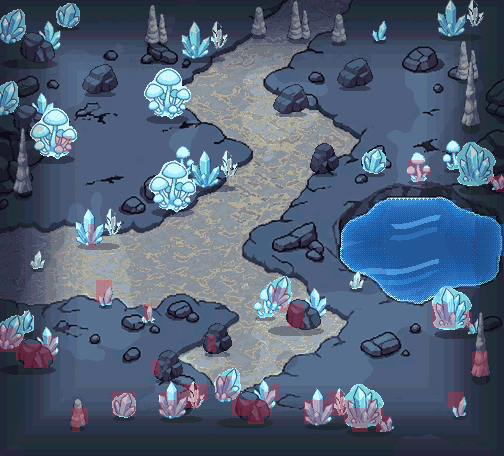

This game map was drawn from its Tiled (.tmx) file and the tilesets committed beside it. A one-line description and the full map source follow:
An orthogonal 63x57 tile map with 8x8 px tiles, 1 tile layer (collision_8px), 1 image layer.

<map version="1.10" tiledversion="1.10.2" orientation="orthogonal" renderorder="right-down" width="63" height="57" tilewidth="8" tileheight="8" infinite="0" nextlayerid="4" nextobjectid="1">
 <properties>
  <property name="moteur" value="RogueEssence / PMDO" />
  <property name="case_lecture_px" type="int" value="24" />
  <property name="viewport" value="320x240" />
 </properties>
 <tileset firstgid="1" source="brosse_collision.tsx" />
 <imagelayer id="1" name="fond">
  <image source="fond.png" width="504" height="456" />
 </imagelayer>
 <layer id="2" name="collision_8px" width="63" height="57" opacity="0.55">
  <data encoding="csv">
1,1,1,1,1,1,1,1,1,1,1,1,1,1,1,1,1,1,1,1,1,1,1,1,1,1,1,1,1,1,1,1,1,1,1,1,1,1,1,1,1,1,1,1,1,1,1,1,1,1,1,1,1,1,1,1,1,1,1,1,1,1,1,
1,1,1,1,1,1,1,1,1,1,1,1,1,1,1,1,1,1,1,1,1,1,1,1,1,1,1,1,1,1,1,1,1,1,1,1,1,1,1,1,1,1,1,1,1,1,1,1,1,1,1,1,1,1,1,1,1,1,1,1,1,1,1,
1,1,1,1,1,1,1,1,1,1,1,1,1,1,1,1,1,1,1,1,1,1,1,1,1,1,1,1,1,1,1,1,1,1,1,1,1,1,1,1,1,1,1,1,1,1,1,1,1,1,1,1,1,1,1,1,1,1,1,1,1,1,1,
1,1,1,1,1,1,1,1,1,1,1,1,1,1,1,1,1,1,1,1,1,1,1,1,1,1,1,1,1,1,1,1,1,1,1,1,1,1,1,1,1,1,1,1,1,1,1,1,1,1,1,1,1,1,1,1,1,1,1,1,1,1,1,
1,1,1,1,1,1,1,1,1,1,1,1,1,1,1,1,1,1,1,1,1,1,1,1,1,1,1,1,1,1,1,1,1,1,1,1,1,1,1,1,1,1,1,1,1,1,1,1,1,1,1,1,1,1,1,1,1,1,1,1,1,1,1,
1,1,1,1,1,1,1,1,1,1,1,1,1,1,1,1,1,1,1,1,1,1,1,1,1,1,1,1,1,1,1,1,1,1,1,1,1,1,1,1,1,1,1,1,1,1,1,1,1,1,1,1,1,1,1,1,1,1,1,1,1,1,1,
1,1,1,1,1,1,1,1,1,1,1,1,1,1,1,1,1,1,1,1,1,1,1,1,1,1,1,1,1,1,1,1,1,1,1,1,1,1,1,1,1,1,1,1,1,1,1,1,1,1,1,1,1,1,1,1,1,1,1,1,1,1,1,
1,1,1,1,1,1,1,1,1,1,1,1,1,1,1,1,1,1,1,1,1,1,1,1,1,1,1,1,1,1,1,1,1,1,1,1,1,1,1,1,1,1,1,1,1,1,1,1,1,1,1,1,1,1,1,1,1,1,1,1,1,1,1,
1,1,1,1,1,1,1,1,1,1,1,1,1,1,1,1,1,1,1,1,1,1,1,1,1,1,1,1,1,1,1,1,1,1,1,1,1,1,1,1,1,1,1,1,1,1,1,1,1,1,1,1,1,1,1,1,1,1,1,1,1,1,1,
1,1,1,1,1,1,1,1,1,1,1,1,1,1,1,1,1,1,1,1,1,1,1,1,1,1,1,1,1,1,1,1,1,1,1,1,1,1,1,1,1,1,1,1,1,1,1,1,1,1,1,1,1,1,1,1,1,1,1,1,1,1,1,
1,1,1,1,1,1,1,1,1,1,1,1,1,1,1,1,1,1,1,1,1,1,1,1,1,1,1,1,1,1,1,1,1,1,1,1,1,1,1,1,1,1,1,1,1,1,1,1,1,1,1,1,1,1,1,1,1,1,1,1,1,1,1,
1,1,1,1,1,1,1,1,1,1,1,1,1,1,1,1,1,1,1,1,1,1,1,1,1,1,1,1,1,1,1,1,1,1,1,1,1,1,1,1,1,1,1,1,1,1,1,1,1,1,1,1,1,1,1,1,1,1,1,1,1,1,1,
1,1,1,1,1,1,1,1,1,1,1,1,1,1,1,1,1,1,1,1,1,1,1,1,1,1,1,1,1,1,1,1,1,1,1,1,1,1,1,1,1,1,1,1,1,1,1,1,1,1,1,1,1,1,1,1,1,1,1,1,1,1,1,
1,1,1,1,1,1,1,1,1,1,1,1,1,1,1,1,1,1,1,1,1,1,1,1,1,1,1,1,1,1,1,1,1,1,1,1,1,1,1,1,1,1,1,1,1,1,1,1,1,1,1,1,1,1,1,1,1,1,1,1,1,1,1,
1,1,1,1,1,1,1,1,1,1,1,1,1,1,1,1,1,1,1,1,1,1,1,1,1,1,1,1,1,1,1,1,1,1,1,1,1,1,1,1,1,1,1,1,1,1,1,1,1,1,1,1,1,1,1,1,1,1,1,1,1,1,1,
1,1,1,1,1,1,1,1,1,1,1,1,1,1,1,1,1,1,1,1,1,1,1,1,1,1,1,1,1,1,1,1,1,1,1,1,1,1,1,1,1,1,1,1,1,1,1,1,1,1,1,1,1,1,1,1,1,1,1,1,1,1,1,
1,1,1,1,1,1,1,1,1,1,1,1,1,1,1,1,1,1,1,1,1,1,1,1,1,1,1,1,1,1,1,1,1,1,1,1,1,1,1,1,1,1,1,1,1,1,1,1,1,1,1,1,1,1,1,1,1,1,1,1,1,1,1,
1,1,1,1,1,1,1,2,2,1,1,1,1,1,1,1,1,1,1,1,1,1,1,1,1,1,1,1,1,1,1,1,1,1,1,1,1,1,1,1,1,1,1,1,1,1,1,1,1,1,1,1,1,1,1,1,1,1,1,1,1,1,1,
1,1,1,1,1,1,1,2,2,1,1,1,1,1,1,1,1,1,1,1,1,1,1,1,1,1,1,1,1,1,1,1,1,1,1,1,1,1,1,1,1,1,1,1,1,1,1,1,1,1,1,1,1,1,1,1,1,1,1,1,1,1,1,
1,1,1,1,1,1,1,1,1,1,1,1,1,1,1,1,1,1,1,1,1,1,1,1,1,1,1,1,1,1,1,1,1,1,1,1,1,1,1,1,1,1,1,1,1,1,1,1,1,1,1,1,1,1,1,1,1,1,1,1,1,1,1,
1,1,1,1,1,1,1,1,1,1,1,1,1,1,1,1,1,1,1,1,1,1,1,1,1,1,1,1,1,1,1,1,1,1,1,1,1,1,1,1,1,1,1,1,1,1,1,1,1,1,1,2,2,1,1,1,1,1,1,1,1,1,1,
1,1,1,1,1,1,1,1,1,1,1,1,1,1,1,1,1,1,1,1,1,1,1,1,1,1,1,1,1,1,1,1,1,1,1,1,1,1,1,1,1,1,1,1,1,1,1,1,1,1,1,2,2,2,1,1,1,1,1,1,1,1,1,
1,1,1,1,1,1,1,1,1,1,1,1,1,1,1,1,1,1,1,1,1,1,1,1,1,1,1,1,1,1,1,1,1,1,1,1,1,1,1,1,1,1,1,1,1,1,1,1,1,1,1,1,2,1,1,1,1,1,1,1,1,2,2,
1,1,1,1,1,1,1,1,1,1,1,1,1,1,1,1,1,1,1,1,1,1,1,1,1,1,1,1,1,1,1,1,1,1,1,1,1,1,1,1,1,1,1,1,1,1,1,1,1,1,1,1,1,1,1,1,1,1,1,1,1,1,2,
1,1,1,1,1,1,1,1,1,1,1,1,1,1,1,1,1,1,1,1,1,1,1,1,1,1,1,1,1,1,1,1,1,1,1,1,1,1,1,1,1,1,1,1,1,1,1,1,1,1,1,1,1,1,1,1,1,1,1,1,1,1,1,
1,1,1,1,1,1,1,1,1,1,1,1,1,1,1,1,1,1,1,1,1,1,1,1,1,1,1,1,1,1,1,1,1,1,1,1,1,1,1,1,1,1,1,1,1,1,1,3,3,3,3,3,3,3,3,3,3,1,1,1,1,1,1,
1,1,1,1,1,1,1,1,1,1,1,1,1,1,1,1,1,1,1,1,1,1,1,1,1,1,1,1,1,1,1,1,1,1,1,1,1,1,1,1,1,1,1,1,1,1,3,3,3,3,3,3,3,3,3,3,3,3,3,1,1,1,1,
1,1,1,1,1,1,1,1,1,1,1,1,1,1,1,1,1,1,1,1,1,1,1,1,1,1,1,1,1,1,1,1,1,1,1,1,1,1,1,1,1,1,1,1,3,3,3,3,3,3,3,3,3,3,3,3,3,3,3,3,3,3,1,
1,1,1,1,1,1,1,1,1,1,1,2,1,1,1,1,1,1,1,1,1,1,1,1,1,1,1,1,1,1,1,1,1,1,1,1,1,1,1,1,1,1,1,3,3,3,3,3,3,3,3,3,3,3,3,3,3,3,3,3,3,3,3,
1,1,1,1,1,1,1,1,1,1,1,2,1,1,1,1,1,1,1,1,1,1,1,1,1,1,1,1,1,1,1,1,1,1,1,1,1,1,1,1,1,1,1,3,3,3,3,3,3,3,3,3,3,3,3,3,3,3,3,3,3,3,3,
1,1,1,1,1,1,1,1,1,1,1,2,1,1,1,1,1,1,1,1,1,1,1,1,1,1,1,1,1,1,1,1,1,1,1,1,1,1,1,1,1,1,1,3,3,3,3,3,3,3,3,3,3,3,3,3,3,3,3,3,3,3,3,
1,1,1,1,1,1,1,1,1,1,1,1,1,1,1,1,1,1,1,1,1,1,1,1,1,1,1,1,1,1,1,1,1,1,1,1,1,1,1,1,1,1,1,3,3,3,3,3,3,3,3,3,3,3,3,3,3,3,3,3,3,3,3,
1,1,1,1,1,1,1,1,1,1,1,1,1,1,1,1,1,1,1,1,1,1,1,1,1,1,1,1,1,1,1,1,1,1,1,1,1,1,1,1,1,1,1,3,3,3,3,3,3,3,3,3,3,3,3,3,3,3,3,3,3,3,1,
1,1,1,1,1,1,1,1,1,1,1,1,1,1,1,1,1,1,1,1,1,1,1,1,1,1,1,1,1,1,1,1,1,1,1,1,1,1,1,1,1,1,1,1,3,3,3,3,3,3,3,3,3,3,3,3,3,3,3,3,3,3,1,
1,1,1,1,1,1,1,1,1,1,1,1,1,1,1,1,1,1,1,1,1,1,1,1,1,1,1,1,1,1,1,1,1,1,1,1,1,1,1,1,1,1,1,1,1,1,3,3,3,3,3,3,3,3,3,3,3,3,3,3,3,3,1,
1,1,1,1,1,1,1,1,1,1,1,1,2,2,1,1,1,1,1,1,1,1,1,1,1,1,1,1,1,1,1,1,1,1,1,1,1,1,1,1,1,1,1,1,1,1,1,3,3,3,3,3,3,3,3,3,3,3,3,3,1,1,1,
1,1,1,1,1,1,1,1,1,1,1,1,2,2,1,1,1,1,1,1,1,1,1,1,1,1,1,1,1,1,1,1,1,1,2,2,1,1,1,1,1,1,1,1,1,1,1,1,3,3,3,3,3,3,3,1,1,1,1,1,1,1,1,
1,1,1,1,1,1,1,1,1,1,1,1,2,2,1,1,1,1,1,1,1,1,1,1,1,1,1,1,1,1,1,1,1,1,2,2,1,1,1,1,1,1,1,1,1,1,1,1,1,1,3,3,3,1,1,1,1,1,1,1,1,1,1,
1,1,1,1,1,1,1,1,1,1,1,1,1,1,1,1,1,1,2,1,1,1,1,1,1,1,1,1,1,1,1,1,1,1,1,2,2,2,1,1,1,1,1,1,1,1,1,1,1,1,1,1,1,1,2,2,1,1,1,1,1,1,1,
1,1,1,1,1,1,1,1,1,1,1,1,1,1,1,1,1,1,2,1,1,1,1,1,1,1,1,1,1,1,1,1,1,1,1,1,2,2,1,1,1,1,1,1,1,1,1,1,1,1,1,1,1,1,2,2,2,1,2,1,1,1,1,
1,1,1,1,1,1,1,1,1,1,1,1,1,1,1,1,1,1,1,1,1,1,1,1,1,1,1,1,1,1,1,1,1,1,1,1,2,2,1,1,1,1,1,1,1,1,1,1,1,1,1,1,1,1,2,2,2,1,2,1,1,1,1,
2,2,1,1,1,1,1,1,1,1,1,1,1,1,1,1,1,1,1,1,1,1,1,1,1,1,1,1,1,1,1,1,1,1,1,1,1,1,1,1,1,1,1,1,1,1,1,1,1,1,1,1,1,1,1,1,1,1,1,1,1,1,1,
2,2,2,1,1,1,2,1,1,1,1,1,1,1,1,1,1,1,1,1,1,1,1,1,1,1,2,1,1,1,1,1,1,1,1,1,1,1,1,1,1,1,1,1,1,1,1,1,1,1,1,1,1,1,1,1,1,1,1,1,1,1,1,
2,2,2,2,2,2,2,1,1,1,1,1,1,1,1,1,1,1,1,1,1,1,1,1,1,1,2,1,1,1,1,1,1,1,1,1,1,1,1,1,1,1,1,1,1,1,1,1,1,1,1,1,1,1,1,1,1,1,1,1,1,1,1,
1,1,2,2,2,2,2,1,1,1,1,1,1,1,1,1,1,1,1,1,1,1,1,1,1,1,1,1,1,1,1,1,1,1,1,1,1,1,1,1,1,1,1,1,1,1,1,1,1,1,1,1,1,1,1,1,1,1,1,2,2,1,1,
1,1,1,2,2,2,1,1,1,1,1,1,1,1,1,1,1,1,1,2,1,1,1,1,1,1,1,1,1,1,1,1,1,1,1,1,1,1,1,1,1,1,1,1,1,1,1,1,1,1,1,1,1,1,1,1,1,1,1,2,2,1,1,
1,1,1,1,1,1,1,1,1,1,1,1,1,1,1,1,1,1,1,2,1,1,1,1,1,1,1,1,1,1,1,1,1,1,1,1,1,1,1,1,1,1,1,1,1,1,1,1,1,1,1,1,1,1,1,1,1,1,1,2,2,1,1,
1,1,1,1,1,1,1,1,1,1,1,1,1,1,1,1,1,1,1,1,1,1,1,1,1,1,1,2,2,1,1,1,1,1,1,1,1,1,1,1,1,1,1,1,1,1,1,1,1,1,1,1,1,1,1,1,1,1,1,1,1,1,1,
1,1,1,1,1,1,1,1,1,1,1,1,1,1,1,1,1,1,1,1,1,1,1,2,2,2,1,2,2,1,1,1,1,1,2,1,1,1,1,1,1,1,1,1,1,1,1,1,1,1,1,1,1,1,1,1,1,1,1,1,1,1,1,
1,1,1,1,1,1,1,1,1,1,1,1,1,1,2,2,2,1,1,1,2,1,2,2,2,2,1,2,2,2,1,1,1,2,2,1,1,1,1,1,1,2,2,1,1,1,1,1,1,1,1,1,1,1,1,1,2,2,1,1,1,1,1,
1,1,1,1,1,1,1,1,1,1,1,1,1,1,2,2,2,1,1,1,2,2,2,2,2,1,1,1,1,2,2,2,2,2,1,1,1,1,2,2,2,2,2,2,1,1,2,1,1,1,1,1,1,1,1,1,2,2,1,1,1,1,1,
1,1,1,1,1,1,1,1,1,2,2,1,1,1,2,2,2,1,1,1,2,2,2,1,1,1,1,1,1,2,2,2,2,2,1,1,1,1,2,2,2,2,2,2,2,2,2,2,1,1,1,1,1,1,1,1,1,2,1,1,1,1,1,
1,1,1,1,1,1,1,1,1,2,2,1,1,1,1,1,1,1,1,1,1,1,1,1,1,1,1,1,1,1,1,2,2,1,1,1,1,1,2,2,2,1,1,2,2,2,2,2,2,1,1,1,1,1,1,1,1,1,1,1,1,1,1,
1,1,1,1,1,1,1,1,1,2,1,1,1,1,1,1,1,1,1,1,1,1,1,1,1,1,1,1,1,1,1,1,1,1,1,1,1,1,1,1,1,1,1,1,2,2,1,2,2,1,1,1,1,1,1,1,1,1,1,1,1,1,1,
1,1,1,1,1,1,1,1,1,1,1,1,1,1,1,1,1,1,1,1,1,1,1,1,1,1,1,1,1,1,1,1,1,1,1,1,1,1,1,1,1,1,1,1,1,1,1,1,1,1,1,1,1,1,1,1,1,1,1,1,1,1,1,
1,1,1,1,1,1,1,1,1,1,1,1,1,1,1,1,1,1,1,1,1,1,1,1,1,1,1,1,1,1,1,1,1,1,1,1,1,1,1,1,1,1,1,1,1,1,1,1,1,1,1,1,1,1,1,1,1,1,1,1,1,1,1,
1,1,1,1,1,1,1,1,1,1,1,1,1,1,1,1,1,1,1,1,1,1,1,1,1,1,1,1,1,1,1,1,1,1,1,1,1,1,1,1,1,1,1,1,1,1,1,1,1,1,1,1,1,1,1,1,1,1,1,1,1,1,1
  </data>
 </layer>
</map>
